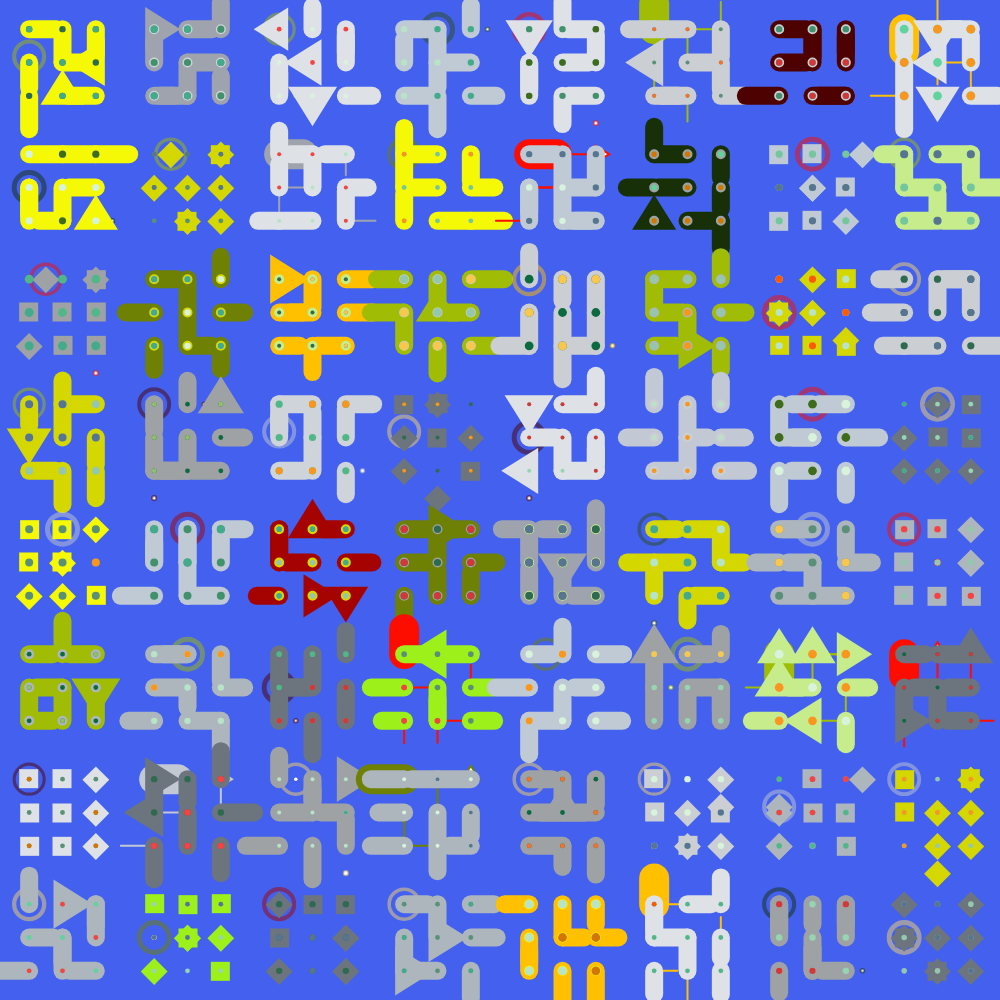
Frame 1 (no input)
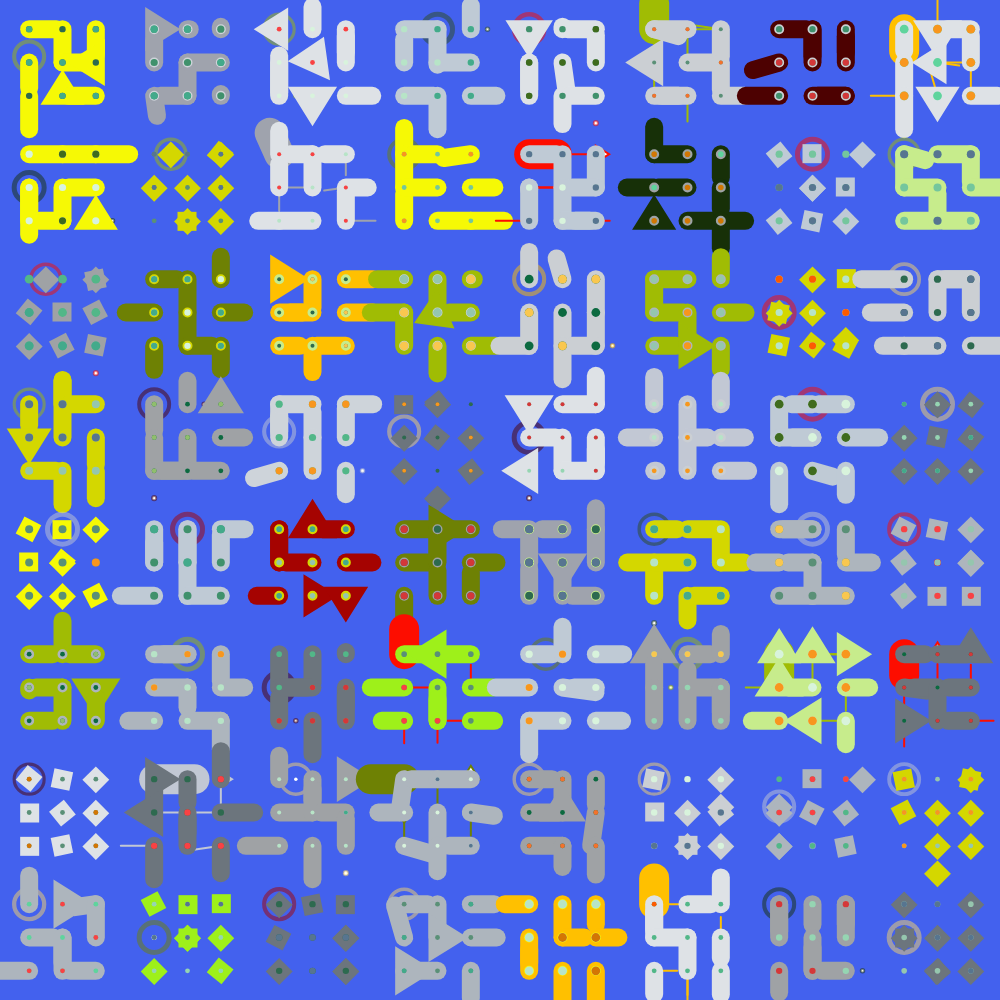
Frame 60 (no input)
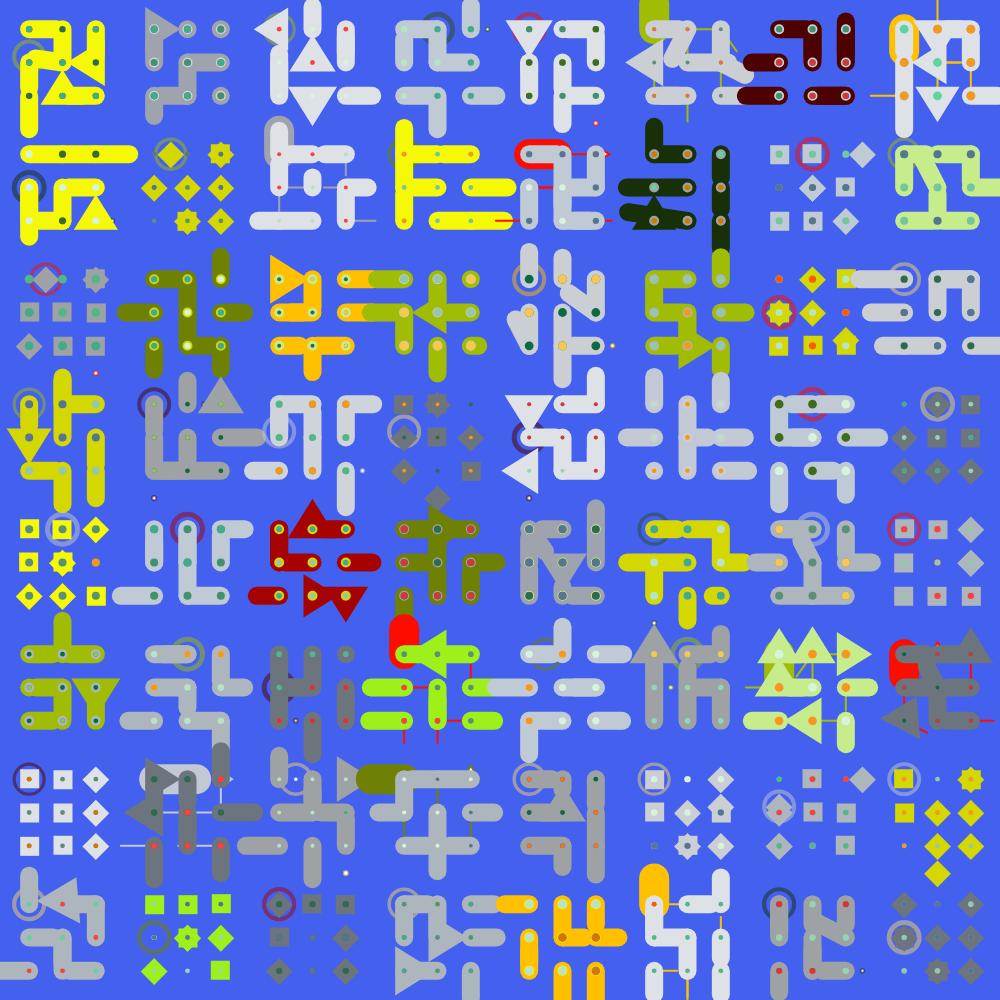
Frame 120 (the mouse pressed at the canvas centre since frame 60)

The p5.js sketch that drew these frames (run headless with seeded random() and noise() and a simulated clock; from frame 60 on, the mouse is pressed at the canvas centre):

// p5.js sketch
// ── sketch.js
let colors2 = ["#C61D34", "#EFD7B3", "#580D14", "#F42444", "#4C1F22", "#1F1715", "#86663F", "#BD9F7A", "#5C5958", "#A0121B", "#C70A27"]; //cheesecake
let colors1 = ["#004E65", "#136E80", "#5E8886", "#EA9F42", "#FFDEBB", "#6F5B50", "#F6AA07", "#426974", "#1EA7C2", "#9BC5C3", "#F88C06"]; //sunrise
let colors = ["#FD0D00", "#A50301", "#4D0101", "#6E8104", "#173008", "#FFC000", "#C2C8D4", "#9FA3AD", "#F8D56B", "#2F4D1D", "#A0BC04"]; //poopy
let colors3 = ["#36025F", "#8C32CA", "#DA2DAE", "#FF95FF", "#FF1F3C", "#919BDE", "#A0D100", "#6A06B9", "#B049F7", "#F807BB", "#711171"]; //pcordobes
let colors4 = ["#BFCAD5", "#dee2e6", "#ced4da", "#adb5bd", "#6c757d", "#d4d700", "#9ef01a", "#C7EC8C", "#F6F905", "#9FA2A5", "#CBCFD3"]; //blue/gray
let colors5 = ["#f94144", "#f3722c", "#f8961e", "#f9c74f", "#90be6d", "#43aa8b", "#577590", "#D43739", "#FD5A01", "#D37604", "#3F6B1D" ]; // Multicol
let colors6 = ["#d8f3dc", "#b7e4c7", "#95d5b2", "#74c69d", "#52b788", "#40916c", "#2d6a4f", "#0C6A40", "#5A9077", "#5FD49D", "#95C6AE"]; // green
let fondo = ["#D0A519", "#C2C5AA", "#D1F5F6", "#CDB4DB", "#D8F3DC", "#FD8A03", "#883E03", "#936639", "#4361ee", "#3a0ca3", "#F8C9DA", "#9d4edd", "#F992A5", "#dab6fc", "#DFAB8F", "#fdffb6","#e5dcc5","#ffffff"];
let paleta = [colors, colors1, colors2, colors3, colors4, colors5, colors6];
let WIDTH = window.innerWidth;
let HEIGHT = window.innerHeight;
let DIM = Math.min(WIDTH, HEIGHT);
let tokenData = genTokenData(299);
let tkid = tokenData.tokenId;
let seed = parseInt(tokenData.hash.slice(0, 16), 16)
let R, fg, forms = [], bgCol, wid, gCol1 = '', gCol2 = '';

function setup() {
    createCanvas(DIM, DIM);
    R = new Random(seed)
    translate(WIDTH / 2, HEIGHT / 2);
    translate(-WIDTH / 2, -HEIGHT / 2);
    centerCanvas();
	init();
}

function draw() {
   
	background(bgCol);

	for (let i of forms) {
		i.show();
		i.move();
	}
}

function init() {
    bgCol = R.random_choice(fondo);
    dstrd = R.random_int(0, 10);    
    let rdf = R.random_int(0, 3);
    if (rdf >= 1) {
        rdmFm1 = R.random_int(0, 6);
        let rdcol = R.random_int(0, 7);
        if (rdcol >= 4) {
            let auxpal = R.random_choice(paleta)
            gCol1 = auxpal[R.random_int(0, 10)]
            //auxpal = R.random_choice(paleta)
            gCol2 = auxpal[R.random_int(0, 10)]
        }
        addForms();
    } else {
        rdmFm2 = R.random_int(0, 2);
        rdmFm2b = R.random_int(0, 5);
        addForms2();
    }
}

function addForms2() {

    let cols = 14, rows = cols, cellW = DIM / cols, cellH = DIM / rows, dst, cols1 = [], cols2 = [];

    if (tkid % 2 == 0) paleta.reverse();

    if (rdmFm2 == 1) {
        cols1 = R.random_choice(paleta);
        const index = paleta.indexOf(cols1)
        paleta.splice(index, 1);
        cols2 = R.random_choice(paleta);
    } else {
        for (let t = 0; t < 7; t++) {
            cols1.push(paleta[t][R.random_int(0, 10)]);
        }
        cols2 = cols1.slice(5, 7);
    }

    for (let j = 0; j < rows; j++) {
        for (let i = 0; i < cols; i++) {

            let x = i * cellW;
            let y = j * cellH;
            let d = cellW / 2;

            if (x + cellW + cellW / 2 < width) {
                if (y + cellH + cellH / 2 < height) {
                    let r = R.random_int(0, 3);
                    dst = d * 2;
                    switch (r) {
                        case 0:
                            forms.push(new LineMove2(x + cellW + cellW / 2, y + cellH / 2, dst, cols1[0], d / 2, R.random_int(0, 10)));
                            break;
                        case 1:
                            forms.push(new LineMove2(x + cellW / 2, y + cellH / 2, dst, cols1[1], d / 2, R.random_int(0, 10)));
                            break;
                        case 2:
                            if (rdmFm2 == 1) { forms.push(new LineMove2(x + cellW + cellW / 2, y + cellH / 2, dst, cols1[2], d, R.random_int(0, 10))); }
                            else { forms.push(new LineMove2(x + cellW + cellW / 2, y + cellH / 2, dst, cols1[2], d / 2, R.random_int(0, 10))); }
                            break;
                        case 3:
                            forms.push(new LineMove2(x + cellW + cellW / 2, y + cellH / 2, dst, cols1[3], d, R.random_int(0, 10)));
                            break;
                    }
                }
            }
        }
    }

    for (let j = 0; j < rows; j++) {
        for (let i = 0; i < cols; i++) {

            let x = i * cellW;
            let y = j * cellH;
            let d = cellW / 2;

            if (random(100) < 50) {
                if (rdmFm2 == 1) {
                    forms.push(new Circulo2(x + cellW / 2, y + cellH / 2, d, cols2[0]));
                    forms.push(new Circulo2(x + cellW / 2, y + cellH / 2, d / 2, cols2[1]));
                } else {
                    forms.push(new RectStatic(x + cellW / 2, y + cellH / 2 , d/2, d/2, cols2[0], d/2));
                    forms.push(new RectStatic(x + cellW / 2, y + cellH / 2, d/3, d/3, cols2[1], d/3));
                }
            }
        }
    }

}

class LineMove2 {
    constructor(x, y, w, col, stw, rdnl) {
        this.x = x;
        this.y = y;
        this.w = w;
        this.a = int(random(4)) * PI * 0.5;
        this.l = this.w;
        this.init();
        this.col = col;
        this.stw = stw;
        this.nl = rdnl;
    }

    show() {

        push();
        translate(this.x, this.y);
        rotate(this.a);
        fill(this.col);
        stroke(this.col);
        strokeWeight(this.stw);
        if (rdmFm2b <= 3) {
            if (this.nl < 6) {
                line(0, 0, this.l, 0)
            } else if (this.nl < 7) {
                line(0, 0, this.l, 0)
                line(0, -this.l, 0, 0);
            } else if (this.nl < 8) {
                line(0, 0, this.w, 0)
                line(this.w, -this.w, this.w, 0);
            } else if (this.nl < 9) {
                noFill();
                if (rdmFm2 == 1) { arc(0, 0, -this.w * 2, this.w * 2, 0, PI / 2); }
            } else {
                if (int(this.w) > 20) { if (rdmFm2 == 1) triangle(0, -this.w * 0.4, this.w * 0.25, 0, -this.w * 0.25, 0); }
                else { line(0, 0, -this.w, 0) }
            }
        } else if (rdmFm2b == 4) {
            if (this.nl < 6) {
                line(0, 0, this.l, 0)
            } else if (this.nl < 7) {
                line(0, 0, this.l, 0)
                line(0, -this.l, 0, 0);
            } else if (this.nl < 8) {
                line(0, 0, this.w, 0)
                line(0, -this.w, this.w, 0);
            } else if (this.nl < 9) {
                noFill();
                if (rdmFm2 == 1) { arc(0, 0, -this.w * 2, this.w * 2, 0, PI / 2); }
            } else {
                if (int(this.w) > 20) { if (rdmFm2 == 1) triangle(0, -this.w * 0.4, this.w * 0.25, 0, -this.w * 0.25, 0); }
                else { line(0, 0, -this.w, 0) }
            }
        } else {
            if (this.nl < 6) {
                line(0, 0, this.l, 0)
            } else if (this.nl < 7) {
                line(0, 0, this.l, 0)
                line(0, this.w, -this.w, 0);
            } else if (this.nl < 8) {
                line(0, 0, this.l, 0)
                line(this.w, -this.w, this.w, 0);
            } else if (this.nl < 9) {
                noFill();
                if (rdmFm2 == 1) { arc(0, 0, -this.w * 2, this.w * 2, 0, PI / 2); }
            } else {
                if (int(this.w) > 20) { if (rdmFm2 == 1) triangle(0, -this.w * 0.4, this.w * 0.25, 0, -this.w * 0.25, 0); }
                else { line(0, 0, -this.w, 0) }
            }

        }
        pop();
    }

    move() {
        if (this.t > 0) {
            if (this.rnd == 0) {
                this.a = lerp(this.a0, this.a1, EIOline(this.t));
            } else if (this.rnd == 1) {
                this.l = lerp(this.l0, this.l1, EIOline(this.t));
            }
        }
        this.t += this.step;
        if (this.t >= 1) {
            this.init();
        }
    }

    init() {
        this.t = -0.5;
        this.rnd = int(random(20));
        this.step = 1 / 60;
        this.a0 = this.a;
        this.a1 = int(random(4)) * PI * 0.5;
        this.l0 = this.l;
        this.l1 = int(random(2)) * this.w * 1.8;
    }
}

class Circulo2 {
    constructor(x, y, w, col) {
        this.x = x;
        this.y = y;
        this.w = w;
        this.col = col;
    }

    show() {
        push();
        translate(this.x, this.y);
        noStroke();
        if (dstrd == 2 || dstrd == 5 || dstrd == 7) { fill(this.col + '80'); }
        else { fill(this.col); }
        circle(0, 0, this.w);
        pop();
    }

    move() { }

    init() { }
}

function addForms() {
	forms.length = 0;
    let seg = 6;
    let wx = 0.8;
    if (DIM >= 1000) { seg = 8; }
    else if (DIM >= 700) { seg = 7; }
    else if (DIM <= 550) { seg = 5; wx = 0.75 }
    if (WIDTH > HEIGHT) { w = HEIGHT / seg; } else { w = WIDTH / seg;}
    w = DIM / seg;
	for (let i = 0; i < seg; i++) {
		for (let j = 0; j < seg; j++) {
            let x = i * w + w / 2;
            let y = j * w + w / 2;
            shape(x, y, w * wx);
		}
	}
}

function shape(x, y, w) {
    let nn = 3;
    let lines = [];
    let ww = w / nn;
    let col1;
    let col2;
    let col3;
    let col4;
    if (gCol1 == '' && gCol2 == '') {
        if (tkid % 2 == 0) {
            col1 = R.random_choice(paleta[3]);
            col2 = R.random_choice(paleta[1]);
            col3 = R.random_choice(paleta[2]);
            col4 = R.random_choice(paleta[6]);
        } else if (tkid % 5 == 0) {
            arrcol = R.random_choice(paleta);
            if (R.random_int(0, 1) == 0) {
                col1 = arrcol[0];
                col2 = arrcol[1];
                col3 = arrcol[2];
                col4 = arrcol[3];
            } else {
                col1 = arrcol[7];
                col2 = arrcol[8];
                col3 = arrcol[9];
                col4 = arrcol[10];
            }
        } else {
            col1 = R.random_choice(paleta[0]);
            col2 = R.random_choice(paleta[4]);
            col3 = R.random_choice(paleta[6]);
            col4 = R.random_choice(paleta[5]);
        }
    } else {
        col1 = gCol1;
        col2 = gCol2;
        col3 = R.random_choice(paleta[0]);
        col4 = R.random_choice(paleta[1]);
    }
    for (let i = 0; i < nn; i++) {
        for (let j = 0; j < nn; j++) {
            let xx = x + map(i, 0, nn, 0, w) - (w / 2) + (ww / 2);
            let yy = y + map(j, 0, nn, 0, w) - (w / 2) + (ww / 2);
            let dr = R.random_int(0, 5);
            let len = (R.random_int(0, nn - 2) * ww);
            let ex = len;
            let ey = 0;
            if (dr == 1) {
                ex = -len
            } else if (dr == 2) {
                ex = 0;
                ey = len;
            } else if (dr == 3) {
                ex = 0;
                ey = -len;
            }
            if ((xx + ex) < (x - w / 2) || (xx + ex) > (x + w / 2) || (yy + ey) < (y - w / 2) || (yy + ey) > (y + w / 2)) {
                if (int(random(0, 2)) == 0) {
                    if (((x + len / 2) + w) > DIM) { ex = 0; } else { ex = len / 2; }
                    ey = 0;
                } else {
                    ex = 0;
                    if (((y + len / 2) + w) > DIM) { ey = 0; } else { ey = len - 6; }
                }
            }

            let dst = dist(xx, yy, xx + ex, yy + ey);
            if (dst == 0) {
                dst = R.random_num(20, 30);
            }
            else {
                if (dstrd < 6) {
                    if (int(dst) % 2 == 0) dst = dst + (dst * 0.4);
                }
            }
            lines.push({ x1: xx, y1: yy, x2: xx + ex, y2: yy + ey, w1: dst });
        }
    }

    let stw = w * 0.30;
    let fg = R.random_int(0, 3);
    for (let l of lines) {
        switch (fg) {
            case 0:
                forms.push(new LineMove(l.x1, l.y1, l.w1, col1, stw, R.random_num(0, 10)));
                stw = w * 0.02;
                break;
            case 1:
                stw = w * 0.18;
                forms.push(new LineMove(l.x1, l.y1, l.w1, col1, stw, R.random_num(0, 10)));
                break;
            case 2:
            case 3:
                forms.push(new Elipse(l.x2, l.y2, l.w1 * 0.15, l.w1 * 0.15, col1, stw));
                stw = w * 0.02;
                break;
        }
    }

    stw = w * 0.18;
    for (let l of lines) {
        switch (fg) {
            case 0:
                if (tkid % 2 == 0) {
                    if (R.random_int(0, 1) == 1) forms.push(new LineMove(l.x1, l.y1, l.w1, col1, stw, R.random_num(0, 10)));
                } else {
                    forms.push(new LineMove(l.x1, l.y1, l.w1, col2, stw, R.random_num(0, 10)));
                }
                break;
            case 1:
                if (tkid % 2 == 0) {
                    if (R.random_int(0, 1) == 1) forms.push(new Circulo(l.x1, l.y1, 5, col2, 5));
                } else {
                    forms.push(new Circulo(l.x1, l.y1, 5, col2, 5));
                }
                
                break;
            case 2:
                stw = w * 0.18;
                if (tkid % 2 == 0) {
                    if (R.random_int(0, 1) == 1) forms.push(new LineMove(l.x1, l.y1, l.w1, col2, stw, R.random_num(0, 10)));
                } else {
                    forms.push(new LineMove(l.x1, l.y1, l.w1, col2, stw, R.random_num(0, 10)));
                }
                break;
            case 3:
                if (tkid % 2 == 0) {
                    if (R.random_int(0, 1) == 1) {
                        stw = w * 0.20;
                        forms.push(new DrawLines(l.x1, l.y1, l.w1, col2));
                        forms.push(new RectStatic(l.x2, l.y2, 1, 1, col4, stw));
                    } else {
                        forms.push(new RectMove(l.x1, l.y1, 1, 1, col2, stw));
                    }
                }else {
                    if (R.random_int(0, 1) == 1) {
                        forms.push(new RectStatic(l.x2, l.y2, 1, 1, col2, stw));
                    } else {
                        forms.push(new RectMove(l.x1, l.y1, 1, 1, col2, stw));
                    }
                    
                }
                break;
        }
    }

    stw = R.random_int(5, 11);
    stroke(col3)
    for (let l of lines) {
        if (tkid % 2 == 0) {
            forms.push(new PointStatic(l.x1, l.y1, col3, stw));
        } else {
            forms.push(new PointStatic(l.x1, l.y1, col3, stw));
            if (R.random_int(0, 1) == 1) forms.push(new PointStatic(l.x1, l.y1, col4, stw));
        }
    }
}

function EIOline(x) {
	return x < 0.5 ? 2 * x * x : 1 - pow(-2 * x + 2, 2) / 2;
}

class LineMove {
	constructor(x, y, w, col, stw, rdnl) {
		this.x = x;
		this.y = y;
		this.w = w;
		this.a = int(random(4)) * PI * 0.5;
		this.l = this.w;
		this.init();
        this.col = col;
        this.stw = stw;
        this.nl = rdnl;
	}

    show() {
        
        push();
        translate(this.x, this.y, this.w);
		rotate(this.a);        
        strokeWeight(this.stw);
        if (dstrd == 4 || dstrd == 7 || dstrd == 9) { stroke(this.col); strokeWeight(dstrd); }
        else if (dstrd == 2 || dstrd == 5) { stroke(this.col + '70'); }
        else { stroke(this.col); }

        if (rdmFm1 <= 1) {
            if (this.nl < 7) {
                line(0, 0, this.l, 0)
            } else if (this.nl < 8) {
                line(0, 0, this.l, 0)
            } else if (this.nl < 9) {
                line(0, 0, this.l, 0)
            } else {
                if (int(this.w) > 20) { triangle(0, -this.w * 0.4, this.w * 0.25, 0, -this.w * 0.25, 0); }
                else {line(0, -this.w, 0, 0, )}
            }
        } else if (rdmFm1 == 2) {
            if (this.nl < 7) {
                line(0, 0, this.l, 0)
            } else if (this.nl < 8) {
                line(0, 0, this.l, 0)
                line(0, -this.w, 0, 0);
            } else if (this.nl < 9) {
                noFill();
                arc(0, 0, -this.w * 2, this.w * 2, 0, PI/2);
            } else {
                if (int(this.w) > 20) { triangle(0, -this.w * 0.4, this.w * 0.25, 0, -this.w * 0.25, 0); }
                else {
                    line(0, 0, -this.w, 0)
                }
            }
        } else {
            if (this.nl < 7) {
                line(0, 0, -this.l, 0)
            } else if (this.nl < 8) {
                line(0, 0, this.l, 0)
            } else if (this.nl < 9) {
                line(0, -this.w, this.w, 0);
            } else {
                if (int(this.w) > 20) { triangle(0, -this.w * 0.4, this.w * 0.25, 0, -this.w * 0.25, 0); }
                else {
                    line(0, 0, -this.w, 0)
                }
            }

        }

		pop();
	}

	move() {
		if (this.t > 0) {
            if (this.rnd == 0) {
                this.a = lerp(this.a0, this.a1, EIOline(this.t));
            } else if (this.rnd == 1) {
                this.l = lerp(this.l0, this.l1, EIOline(this.t));
			}
		}
		this.t += this.step;
		if (this.t >= 1) {
			this.init();
		}
	}

	init() {
		this.t = -0.5;
		this.rnd = int(random(20));
		this.step = 1 / 45;
		this.a0 = this.a;
		this.a1 = int(random(4)) * PI * 0.5;
		this.l0 = this.l;
		this.l1 = int(random(2)) * this.w * 1.8;
	}
}

class DrawLines {
    constructor(x, y, w, col) {
        this.x = x;
        this.y = y;
        this.w = w;
        this.col = col;
        this.rnd = R.random_int(1, 4);
    }

    show() {
        if ((this.y + this.w) < HEIGHT && (this.x + this.w) < DIM) {
            push();
            translate(this.x + this.w / 2, this.y + this.w / 2);
            rotate(this.rnd * (TAU / 4));
            stroke(this.col);
            strokeWeight(this.w * 0.1);
            line(this.w / 2, this.w / 2, -this.w / 2, this.w / 2);
            pop();
        }
    }

    move() { }

    init() { }
}

class Elipse {
    constructor(x, y, w, h, col, stw) {
        this.x = x;
        this.y = y;
        this.w = w;
        this.h = h;
        this.col = col;
        this.stw = stw;
    }

    show() {
        push();
        translate(this.x, this.y);
        if (dstrd == 1 || dstrd == 3) { stroke(this.col + '80'); }
        else { stroke(this.col); }
        strokeWeight(this.stw);
        ellipse(0, 0, this.w, this.h);
        pop();
    }

    move() {}

    init() {}
}

class PointStatic {
    constructor(x, y, col, stw) {
        this.x = x;
        this.y = y;
        this.col = col;
        this.stw = stw;
    }

    show() {
        push();
        translate(this.x, this.y);
        stroke(this.col);
        strokeWeight(this.stw * 0.8);
        point(0, 0);
        pop();
    }

    move() { }

    init() { }
}


class Circulo {
    constructor(x, y, w, col, stw) {
        this.x = x;
        this.y = y;
        this.w = w;
        this.col = col;
        this.stw = stw;
    }

    show() {
        push();
        translate(this.x, this.y);
        stroke(this.col);
        strokeWeight(this.stw);
        ellipse(0, 0, this.w);
        pop();
    }

    move() { }

    init() { }
}

class RectMove {
    constructor(x, y, w, h, col, stw) {
        this.x = x;
        this.y = y;
        this.w = w;
        this.h = h;
        this.a = int(random(4)) * PI * 0.5;
        this.l = int(random(2)) * this.w * 1.8;
        this.init();
        this.col = col;
        this.stw = stw;
    }

    show() {
        push();
        translate(this.x, this.y);
        rotate(this.a);
        if (dstrd == 0 || dstrd == 6 || dstrd == 4) { stroke(this.col + '80'); fill(this.col + '80'); }
        else { stroke(this.col); fill(this.col); }
        strokeWeight(this.stw);
        let sw = this.w;
        rect(0, 0, sw, sw, 0);
        pop();
    }

    move() {
        if (this.t > 0) {
           this.a = lerp(this.a0, this.a1, EIOline(this.t));
        }
        this.t += this.step;
        if (this.t >= 1) {
            this.init();
        }
    }

    init() {
        this.t = -0.5;
        this.rnd = int(random(20));
        this.step = 1 / 60;
        this.a0 = this.a;
        this.a1 = int(random(4)) * PI * 0.5;
        this.l0 = this.l;
        this.l1 = int(random(2)) * this.w * 1.8;
    }
}

class RectStatic {
    constructor(x, y, w, h, col, stw) {
        this.x = x;
        this.y = y;
        this.w = w;
        this.h = h;
        this.col = col;
        this.stw = stw;
    }

    show() {
        push();
        translate(this.x, this.y);
        rotate(PI / 4.0);
        if (dstrd == 0 || dstrd == 6 || dstrd == 9) { stroke(this.col + '80'); fill(this.col + '80'); }
        else { stroke(this.col); fill(this.col); }
        strokeWeight(this.stw);
        let sw = this.w;
        rect(0, 0, sw, sw, 0);
        pop();
    }

    move() {}

    init() {}
}

function genTokenData(projectNum) {
    let data = {};
    let hash = "0x";
    for (var i = 0; i < 64; i++) {
        hash += Math.floor(Math.random() * 16).toString(16);
    }
    data.hash = hash;
    data.tokenId = (projectNum * 1000000 + Math.floor(Math.random() * 1000)).toString();
    return data;
}

function centerCanvas() {
    var e = document.body.style;
    e.display = "flex", e.height = "100vh", e.alignItems = "center", e.justifyContent = "center"
}

class Random {
    constructor(e) {
        this.seed = e
    }
    random_dec() {
        return this.seed ^= this.seed << 13, this.seed ^= this.seed >> 17, this.seed ^= this.seed << 5, (this.seed < 0 ? 1 + ~this.seed : this.seed) % 1e3 / 1e3
    }
    random_num(e, r) {
        return e + (r - e) * this.random_dec()
    }
    random_int(e, r) {
        return Math.floor(this.random_num(e, r + 1))
    }
    random_choice(e) {
        return e[Math.floor(this.random_num(0, .99 * e.length))]
    }
}
